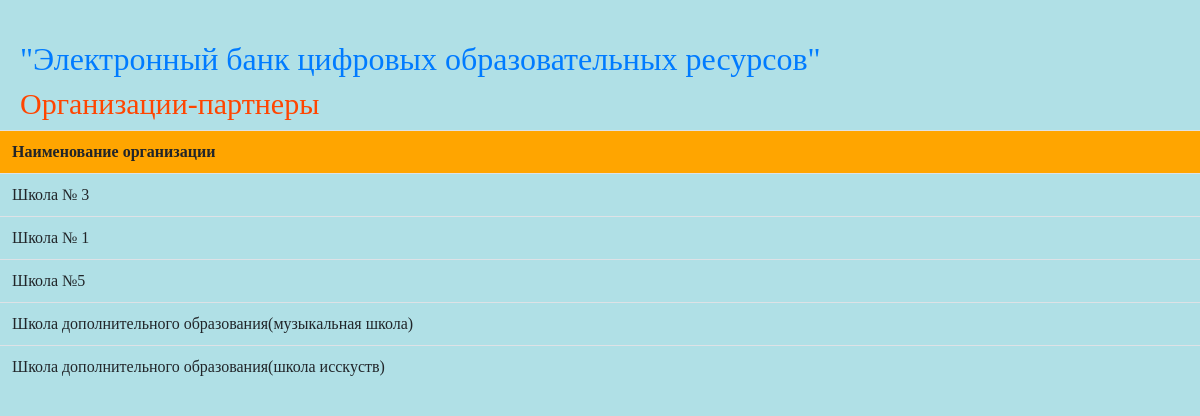
The app's page /display_partner_organization/ with its own data.
### is_electronne_bank/models.py (models this page shows)
class Partner(models.Model):
    name_partners = models.CharField(max_length=250, verbose_name='Название партнера')
    class Meta:
        verbose_name ='Организация-партнер'
        verbose_name_plural ='Организация-партнер'

### is_electronne_bank/views.py (the view)
# urls.py: path('display_partner_organization/',views.display_partner_organization, name='display_partner_organization'),
def display_partner_organization(request):
    partner = Partner.objects.all
    return render(request, 'display_organization_partner.html',{'partner':partner})

### templates/display_organization_partner.html (shortened to what this page needs)
{% load static %}
<html>
<head>
    <link rel="stylesheet" href="https://stackpath.bootstrapcdn.com/bootstrap/4.4.1/css/bootstrap.min.css">
</head>
{% block content %}
<body bgcolor="PowderBlue">
 <h2><a href="http://127.0.0.1:8000/">"Электронный банк цифровых образовательных ресурсов"</a></h2>
<h1>Организации-партнеры</h1>
<table class="table">
    <tr>
        <th class="col-md-4" style="background-color:orange"> Наименование организации</th>
    </tr>
    {% for i in partner %}
    <tr>
        <td> {{ i.name_partners }}</td>
    </tr>
    {% endfor %}
</table>
</body>
</html>
{% endblock %}

### templates/display_organization_partner.html (style rules this page uses)
body { background:#B0E0E6; font-family: "Times New Roman"; }
h1 { font-size: 30px; font-family: "Times New Roman"; color: OrangeRed; margin-left: 20px; }
h2 { margin-left: 20px; margin-top: 40px; }

### records on screen
Partner: name_partners "Школа № 3"
Partner: name_partners "Школа № 1"
Partner: name_partners "Школа №5"
Partner: name_partners "Школа дополнительного образования(музыкальная школа)"
Partner: name_partners "Школа дополнительного образования(школа исскуств)"
